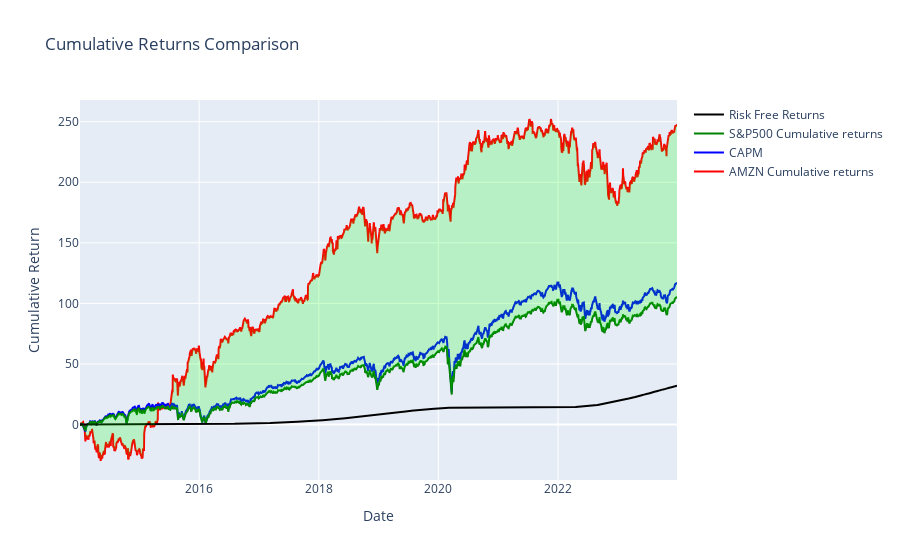

Notebook cell for this chart:
### Code cell
# Sample DataFrame - replace this with your actual DataFrame
# main = pd.read_csv('your_data.csv')
# tic = 'your_ticker'

# Assuming 'Date' is already a datetime type; if not, convert it:
# main['Date'] = pd.to_datetime(main['Date'])

# Create traces
trace1 = go.Scatter(x=main['Date'], y=main[f'{tic}_cum_return'], mode='lines', name=f'{tic} Cumulative returns', line=dict(color='red'))

trace2 = go.Scatter(x=main['Date'], y=main['CAPM_cum'], mode='lines', name='CAPM', line=dict(color='blue'))
trace3 = go.Scatter(x=main['Date'], y=main['S&P500_cum_return'], mode='lines', name='S&P500 Cumulative returns', line=dict(color='green'))
trace4 = go.Scatter(x=main['Date'], y=main['cum_rf_rate'], mode='lines', name='Risk Free Returns', line=dict(color='black'))

# Create the figure
fig = go.Figure(data=[trace1, trace2, trace3, trace4])

# Fill between trace1 and trace3
fig.add_trace(go.Scatter(x=main['Date'], y=main[f'{tic}_cum_return'],
                         mode='lines', fill=None, showlegend=False,
                         line=dict(color='rgba(255,255,255,0)')))

fig.add_trace(go.Scatter(x=main['Date'], y=main['S&P500_cum_return'],
                         mode='lines', fill='tonexty', showlegend=False,
                         line=dict(color='green', width=0), fillcolor='rgba(0,255,0,0.2)'))



# Update layout
fig.update_layout(title='Cumulative Returns Comparison',
                  xaxis_title='Date',
                  yaxis_title='Cumulative Return',
                  hovermode='x unified')

fig.show()

### Figure 1 — Plotly figure (JSON) as saved in the notebook; plotly's stock layout.template omitted (floating-point values rounded to 4 significant figures; data arrays with more than 128 entries replaced by an {"elided": "..."} marker saying what was removed)
{"data": [{"line": {"color": "red"}, "mode": "lines", "name": "AMZN Cumulative returns", "type": "scatter", "x": {"elided": "2497 str values"}, "y": {"elided": "2497 float values"}}, {"line": {"color": "blue"}, "mode": "lines", "name": "CAPM", "type": "scatter", "x": {"elided": "2497 str values"}, "y": {"elided": "2497 float values"}}, {"line": {"color": "green"}, "mode": "lines", "name": "S&P500 Cumulative returns", "type": "scatter", "x": {"elided": "2497 str values"}, "y": {"elided": "2497 float values"}}, {"line": {"color": "black"}, "mode": "lines", "name": "Risk Free Returns", "type": "scatter", "x": {"elided": "2497 str values"}, "y": {"elided": "2497 float values"}}, {"line": {"color": "rgba(255,255,255,0)"}, "mode": "lines", "showlegend": false, "type": "scatter", "x": {"elided": "2497 str values"}, "y": {"elided": "2497 float values"}}, {"fill": "tonexty", "fillcolor": "rgba(0,255,0,0.2)", "line": {"color": "green", "width": 0}, "mode": "lines", "showlegend": false, "type": "scatter", "x": {"elided": "2497 str values"}, "y": {"elided": "2497 float values"}}], "layout": {"hovermode": "x unified", "title": {"text": "Cumulative Returns Comparison"}, "xaxis": {"title": {"text": "Date"}}, "yaxis": {"title": {"text": "Cumulative Return"}}}}
